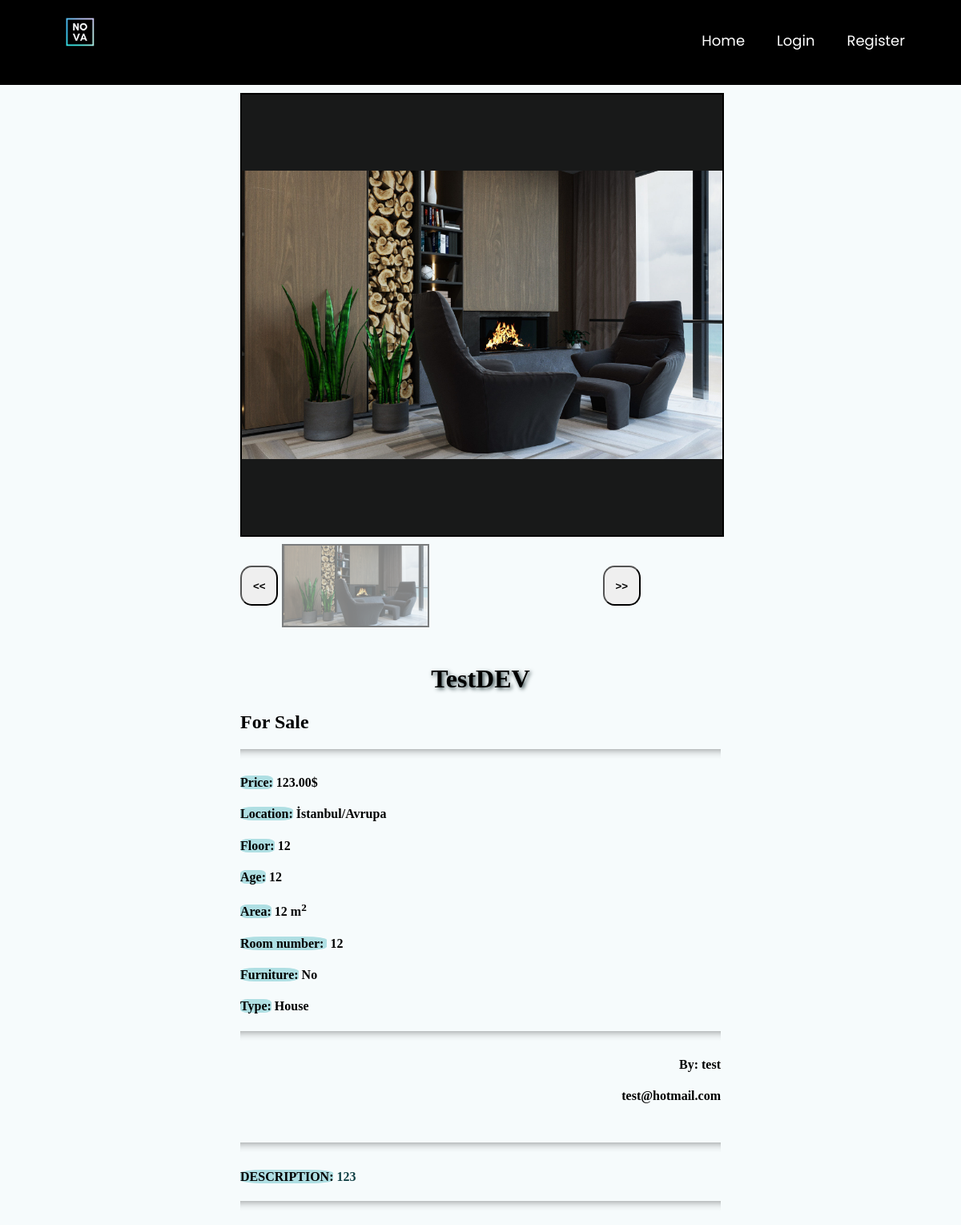
/product_details/72, run on an earlier commit of the app's database.
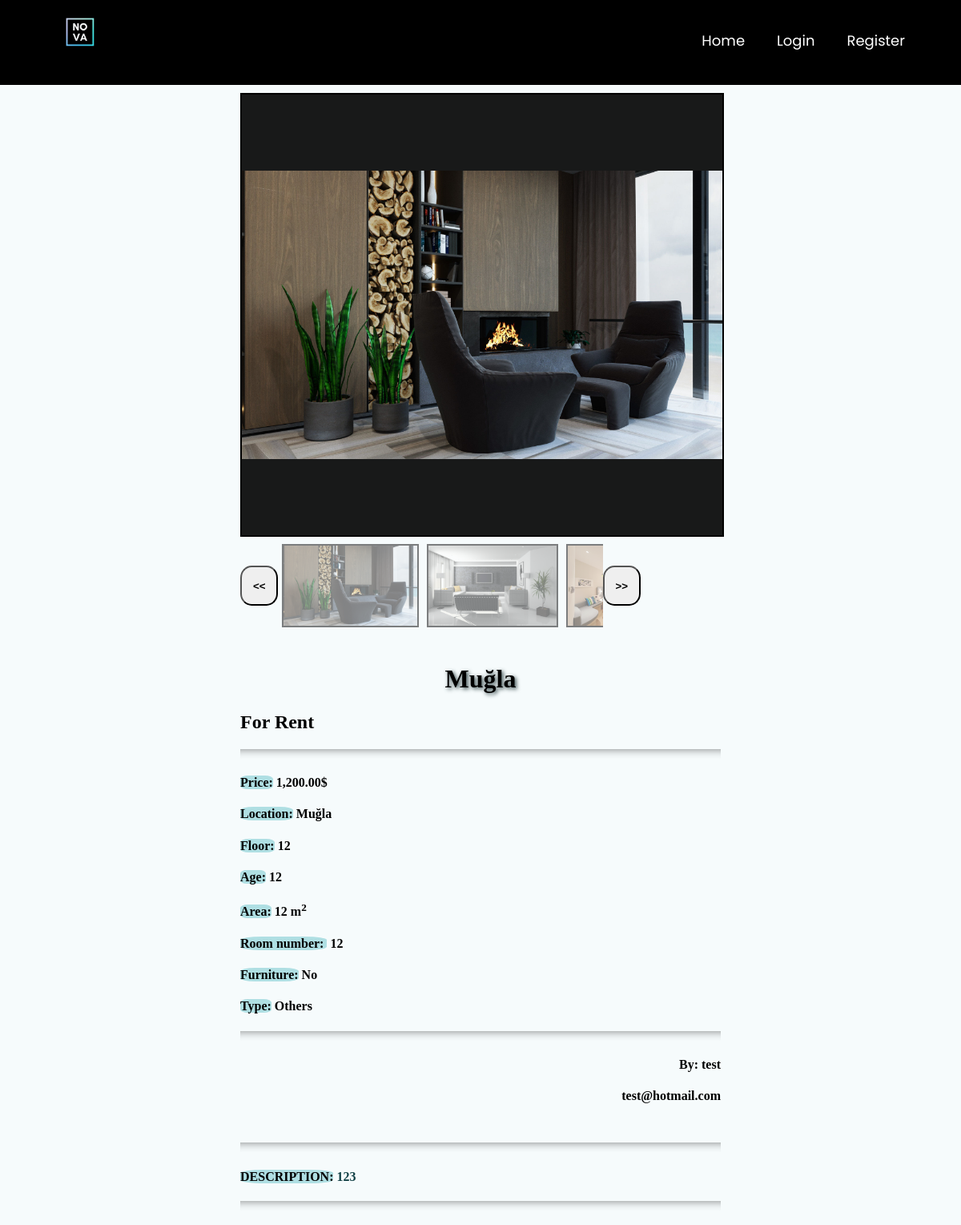
And on a later commit of the database.
### main/models.py (models this page shows, shortened)
class PostImages(models.Model):
    image = models.ImageField(null=True, blank=True)
    gallery = models.ForeignKey(Post,null=True,on_delete= models.CASCADE)

class Post(models.Model):
    ouruser = models.ForeignKey(ourUser, null=True, on_delete=models.CASCADE)
    post_title = models.CharField(max_length=255,null=True)
    post_description = models.TextField()
    price = models.DecimalField(decimal_places=2 , max_digits=12)
    location = models.CharField(max_length=255,null=True,choices=city)
    postType = models.CharField(choices=RorS , max_length=50, null=True , default='For Sale')
    floor = models.DecimalField(decimal_places=0 , max_digits=3 ,null=True)
    building_age = models.DecimalField(decimal_places=0, max_digits=2 , null=True)
    area = models.DecimalField(decimal_places=0,max_digits=4 ,null=True)
    isFurniture = models.CharField(choices=Furniture ,null=True,max_length=50,default="No")
    building_type = models.CharField(choices=b_types ,null=True ,max_length=50)
    room = models.DecimalField(decimal_places=0 , max_digits=3 ,null=True)

class ourUser(models.Model):
    user = models.OneToOneField(User, null=True, on_delete=models.CASCADE)  # relation with django's user # will be implemented later
    username = models.CharField(max_length=255,null=True)
    first_name = models.CharField(max_length=255,null=True)
    last_name = models.CharField(max_length=255,null=True)
    email = models.EmailField(max_length=254)

### main/views.py (the view)
# urls.py: path('product_details/<int:pk>', views.productdetails, name="product_details"),
def productdetails(request, pk):
    posts = Post.objects.get(id=pk)
    pimage = PostImages.objects.filter(gallery=posts)
    return render(request, 'main/product_details.html', { 'posts':posts ,'pimage':pimage} )

### main/templates/main/product_details.html (shortened to what this page needs)
<!DOCTYPE html>
{% extends 'main/mainpage.html' %}
{% load static %}
{% load humanize %}
{% block content %}
<html>
<body>
	<div class="bg ">
	<div id="content-wrapper">
		<div class="column">
			<img id=featured src="{% static pimage.first.image.url %}">
			<div id="slide-wrapper"  >
				<button id="slideLeft" class="arrow " > <b><<</b> </button>
				<div id="slider" >
					{% for i in pimage %}
    					<img class="thumbnail" src="{% static i.image.url %}" width="500" height="333">
					{% endfor %}
				</div>
				<button id="slideRight" class="arrow " > <b>>></b> </button>
			</div>
		</div>
		<div class="column ">
			<h1>{{posts.post_title}}</h1>
			<h2>{{posts.postType}}</h2>
			<hr>
			<h4 ><mark>Price:</mark>&nbsp;{{posts.price|intcomma}}$</h4>
			<h4 ><mark>Location:</mark>&nbsp;{{posts.location}}</h4>
			<h4 ><mark>Floor:</mark>&nbsp;{{posts.floor}}</h4>
			<h4 ><mark>Age:</mark>&nbsp;{{posts.building_age}}</h4>
			<h4 ><mark>Area:</mark>&nbsp;{{posts.area}} m<sup>2</sup></h4>
			<h4 ><mark>Room number: </mark>&nbsp;{{ posts.room }}</h4>
			<h4 ><mark>Furniture:</mark>&nbsp;{{posts.isFurniture}}</h4>
			<h4 ><mark>Type:</mark>&nbsp;{{posts.building_type}}</h4>
			<hr>
			<h4 style="text-align: right;">By:&nbsp;{{posts.ouruser.first_name}}</h4>
			<h4 style="text-align: right;">&nbsp;{{posts.ouruser.email}}</h4>
		</div>
		<div class="column ">
			<hr>
			<h4 class="des"  ><mark>Description:</mark>&nbsp;{{posts.post_description}}</h4>
			<hr>
		</div>
	</div>
	</div>
</body>
{% endblock %}

### main/templates/main/mainpage.html (shortened to what this page needs)
<!DOCTYPE html>
{% load static %}
<html lang="en" dir="ltr">
<head>
</head>
<body class="g">
<nav>
    <div class="logo">
        <a class="navbar-brand pb-2" href="{% url 'homepage' %}"><img src="{% static 'images/nova_logo.gif' %}"
                                                                      style="height: 80px; width: 80px"></a>
    </div>
    <ul>
        <li><a href="/">Home</a></li>
        {% if user.is_authenticated %}
        <li>
            <a href="">Account</a>
            <input type="checkbox" id="btn-1">
            <ul>
                {% if user.is_superuser %}
                <li><a href="{% url 'adminPage' %}">Admin Page</a></li>
                {% else %}
                <li><a href="{% url 'listaddedposts' %}">My Posts</a></li>
                {% endif %}
                <li><a href="{% url 'logout' %}">Logout</a></li>
            </ul>
        </li>
        <li>
            <a href="{% url 'createpost' %}">Create Post</a>
            <input type="checkbox" id="btn-3">
        </li>
        {% else %}
        <li>
            <a href="{% url 'loginpage' %}">Login</a>
        </li>
        <li>
        <li>
            <a href="{% url 'register' %}">Register</a>
        </li>
        {% endif %}
    </ul>
</nav>
{% block content %}
{% endblock %}
</body>
</html>

### main/templates/main/product_details.html (style rules this page uses)
body,html { width : 100%; height : 100%; margin : 0; padding : 0; }
.bg { background-color: #F6FBFC ; }
.des { text-align: justify; text-transform: uppercase; color: #114045 ; word-wrap:break-word; }
h1 { text-shadow: 2px 2px 5px #2F4345; text-align: center; text-transform: capitalize; }
mark { background-color:#AFDFE3; border-radius: 25%; }
hr { height: 12px; border: 0; box-shadow: inset 0 12px 12px -12px rgba(0, 0, 0, 0.5); }
#content-wrapper { display: flex; flex-wrap: wrap; justify-content: center; align-items: center; }
.column { width: 600px; padding: 10px; }
#featured { max-width: 600px; max-height: 550px; min-width: 600px; min-height: 550px; cursor: pointer; border: 2px solid black; object-fit: contain; background-color: rgba(0,0,0,0.9); }
.thumbnail { object-fit: cover; max-width: 180px; max-height: 100px; cursor: pointer; opacity: 0.5; margin: 5px; border: 2px solid black; }
#slide-wrapper { max-width: 500px; display: flex; min-height: 100px; align-items: center; }
#slider { width: 440px; display: flex; flex-wrap: nowrap; overflow-x: auto; cursor: grab; }
.arrow { width: 50px; height: 50px; cursor: pointer; transition: .3s; border-radius:30%; }

### main/templates/main/mainpage.html (style rules this page uses)
nav { margin: 0; padding: 0; user-select: none; box-sizing: border-box; font-family: 'Poppins', sans-serif; }
body.g { background-image: url('/static/images/wallpaper.jpg'); background-size: cover; background-repeat: no-repeat; background-attachment: fixed; }
nav { background: #000000; }
nav:after { content: ''; clear: both; display: table; }
nav .logo { float: left; color: white; font-size: 27px; font-weight: 600; line-height: 70px; padding-left: 60px; }
nav ul { float: right; margin-right: 40px; list-style: none; position: relative; z-index: 10000; }
nav ul li { float: left; display: inline-block; background: #000000; margin: 0 5px; }
nav ul li a { color: white; line-height: 70px; text-decoration: none; font-size: 18px; padding: 8px 15px; }

What changed in the data, as far as the page shows it:
added PostImages: image (picture)
added PostImages: image (picture)
changed Post "No": post_title "TestDEV" → "Muğla"; postType "For Sale" → "For Rent"; price "123.00" → "1,200.00"; location "İstanbul/Avrupa" → "Muğla"; building_type "House" → "Others"
